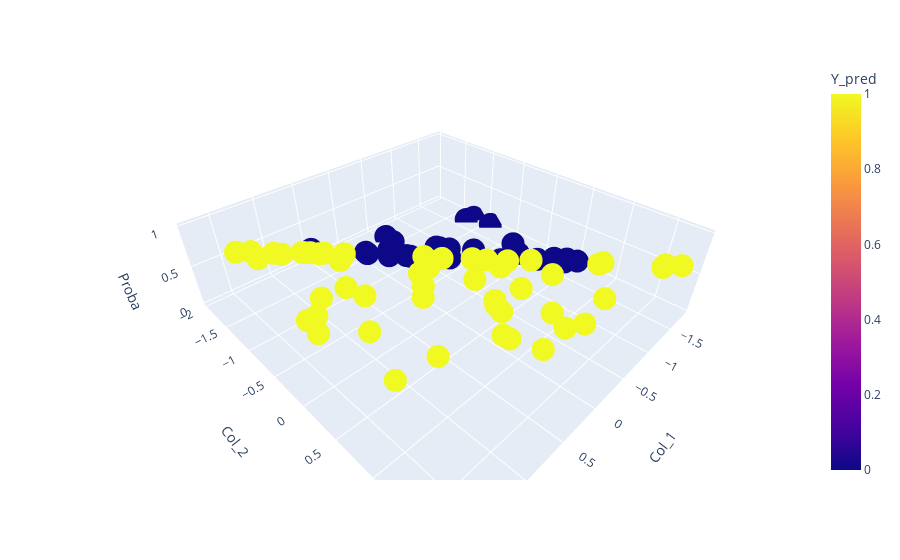

The notebook cell this image was saved under:
### Markdown cell above
16. Plot the probabilities as a function of the variables "Col_1" and "Col_2". Change the marker color according to the values of "Y_pred".

### Code cell
fig = px.scatter_3d(predictions_df_train, x = 'Col_1', y = 'Col_2', z="Proba", color="Y_pred")
fig.show()
